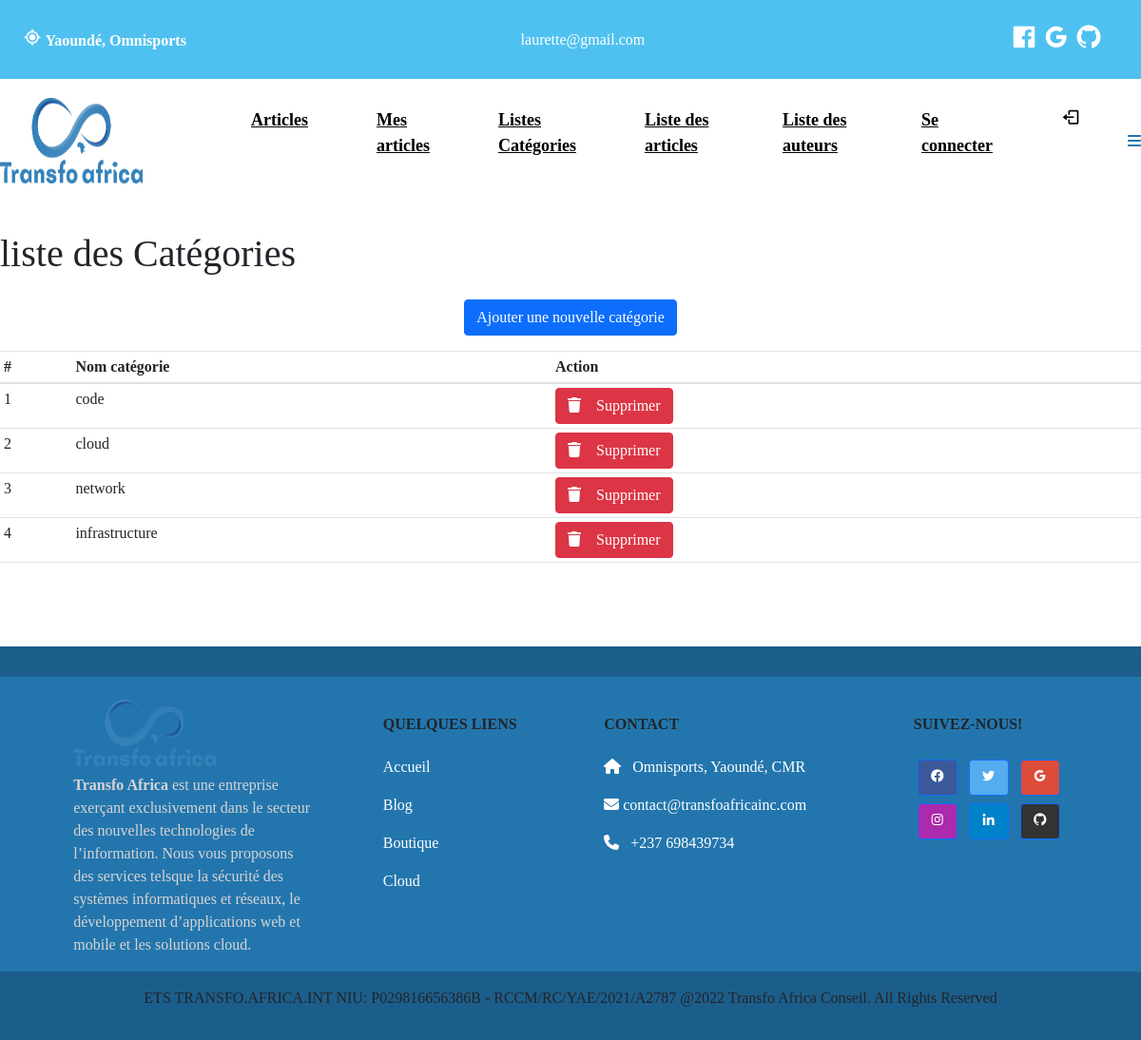
/list_category/ (signed in), run on the app's committed database.
### article/models.py (models this page shows, shortened)
class Category(models.Model):
    name = models.CharField(max_length=255)

### article/views.py (the view)
def list_category (request):
    category = Category.objects.all()
    context = {'category':category}
    return render (request, "category_list.html", context)

### article/templates/category_list.html
{% extends 'base.html' %}
{% block content %}
  {% if user.email == "laurette@gmail.com" %}
  <h1 class="page-header" style="padding-top: 10rem;">liste des Catégories </h1>
  <div class="table-responsive">
    <center><a href="{% url 'add_category'%}" class="btn btn-primary my-3">Ajouter une nouvelle catégorie</a>
    <table class="table  table-hover  table-sm">
      <thead>
        <tr>
          <th>#</th>
          <th>Nom catégorie </th>
          <th>Action</th>
        </tr>
      </thead>
      <tbody>
        {% for category in category %}
          <tr>
            <td>{{forloop.counter}}</td>
            <td>{{ category.name }}</td>
            <td> <a class= "btn btn-danger" onclick="return confDelete();" href="/supprimer_categorie/{{category.id}}"> <i class="fas fa-trash"></i> &ensp; Supprimer</a> </td>
          </tr>
        {% empty %}
          <tr>
            <td colspan="7" class="text-center bg-warning">Aucune Catégorie existante!  </td>
          </tr>
        {% endfor %}
      </tbody>
    </table>
  </div>
  <br>
  <br>
  {% else %}
    <h2 style="padding: 10rem 0rem 15rem 0rem;">Vous n'avez pas le droit d'accéder à cette page!!</h2>
  {% endif %}
{% endblock %}

### article/templates/base.html (shortened to what this page needs)
{% load static %}
<!DOCTYPE html>
<html lang="en">
  <head>
    <link rel="stylesheet" href="{% static 'style/style.css' %}"/>
    <link rel="stylesheet" type="text/css" href="{% static 'fontawesome/css/all.min.css' %}" />
    <link href="{% static 'dist/css/bootstrap.min.css' %}" rel="stylesheet">
    <link href="https://cdn.jsdelivr.net/npm/bootstrap@5.2.3/dist/css/bootstrap.min.css" rel="stylesheet">
    <link rel="stylesheet" href="https://maxcdn.bootstrapcdn.com/bootstrap/4.0.0/css/bootstrap.min.css" />
    <link rel="stylesheet" type="text/css" href="{% static './css/bootstrap.min.css' %}">
    <link href='https://unpkg.com/boxicons@2.1.4/css/boxicons.min.css' rel='stylesheet'>
  </head>
  <body>
      <nav class="nav navbar-expand-lg navbar text-white" style="background-color: #4fc1f0 ;">
        <div class="container-fluid">
              <span class="fw-bold"><i class="bx bx-current-location" style="font-size: 20px;" aria-hidden="true"></i> Yaoundé, Omnisports</span>
              <span>{{ user.email }}</span>
              <div class="icon pt-3">
                  <ul>
                      <a href="#"><i class='bx bxl-facebook-square' style="font-size: 30px; color: #FFFFFF;"></i></a>
                      <a href="#"><i class='bx bxl-google' style="font-size: 30px; color: #FFFFFF;"></i></a>
                      <a href="#"><i class='bx bxl-github' style="font-size: 30px; color: #FFFFFF;"></i></a>
                  </ul>
              </div>
        </div>
      </nav>
      <nav class="navbars">
        <a href="{% url 'home' %}"><img src="{% static 'image/logo1.png'%}" class="logo" width="150px" height="90px" alt=""></a>
        <div class="nav-links">
            <ul>
                <ol class=""> <a href="{% url 'listes_articles' %}"> Articles </a></ol>
                {% if user.is_authenticated %}
                  <ol> <a href="/list_article_filtre"> Mes articles </a></ol>
                  {% if user.email == "laurette@gmail.com" %}
                    <ol> <a href="/list_category"> Listes Catégories </a></ol>
                    <ol><a href="/list_article">Liste des articles</a></ol>
                    <ol><a href="/list_auteur">Liste des auteurs</a></ol>
                  {% endif %}
                {% endif %}
                <ol> <a href="/connexion"> Se connecter </a></ol>
                {% if user.is_authenticated %}
                  <ol> <a href="/deconnexion"> <i class='bx bx-log-out fs-5'></i> </a></ol>
                {% endif %}
            </ul>
        </div>
        <i class="fa-solid fa-bars" style="color: #2376ad;"></i>
      </nav>
      <section>
          {% block content %}{% endblock %}
      </section>
  <footer style="background-color: #2376ad">
    <div class="text-center p-3" style="background-color: rgba(0, 0, 0, 0.2)">
    </div>
    <div class="container p-4 pb-0">
          <section class="">
              <div class="row">
                  <div class="col-md-3 col-lg-3 col-xl-3 mx-auto ">
                      <h6 class="text-uppercase font-weight-bold" >
                          <a href="{% url 'home' %}"> <img src="{% static 'image/logo1.png' %}" class="logo1" width="150px" height="70px" alt=""></a><br>
                      </h6>
                      <p style="color: #d8d4d4;">
                        <strong>Transfo Africa</strong> est une entreprise exerçant exclusivement dans le secteur des nouvelles technologies de l’information.
                        Nous vous proposons des services telsque la sécurité des systèmes informatiques et réseaux, le développement d’applications
                        web et mobile et les solutions cloud.
                      </p>
                  </div>
                  <div class="col-md-2 col-lg-2 col-xl-2 mx-auto mt-3">
                      <h6 class="text-uppercase mb-4 fw-bold">Quelques Liens</h6>
                      <p>
                          <a href="index" class="# text-decoration-none" style="color: #fff;">Accueil</a>
                      </p>
                      <p>
                          <a href="dev_site" class="# text-decoration-none" style="color: #fff;">Blog</a>
                      </p>
                      <p>
                          <a href="pentesting" class="# text-decoration-none" style="color: #fff;">Boutique</a>
                      </p>
                      <p>
                          <a href="cloud" class="# text-decoration-none" style="color: #fff;">Cloud</a>
                      </p>
                  </div>
                  <div class="col-md-4 col-lg-3 col-xl-3 mx-auto mt-3">
                      <h6 class="text-uppercase mb-4 fw-bold">Contact</h6>
                      <p style="color: #FFFFFF;"><i class="fas fa-home"></i>&nbsp;&nbsp;&nbsp;Omnisports, Yaoundé, CMR</p>
                      <p style="color: #FFFFFF;"><i class="fas fa-envelope">&nbsp;&nbsp;&nbsp;</i> contact@transfoafricainc.com</p>
                      <p style="color: #FFFFFF;"><i class="fas fa-phone"></i>&nbsp;&nbsp;&nbsp;+237 698439734</p>
                  </div>
                  <div class="col-md-3 col-lg-2 col-xl-2 mx-auto mt-3">
                      <h6 class="text-uppercase mb-4 fw-bold">Suivez-nous!</h6>
                  <a class="btn btn-primary btn-floating m-1" style="background-color: #3b5998" href="#!" role="button">
                      <i class="bx bxl-facebook-circle"></i></a>
                  <a class="btn btn-primary btn-floating m-1" style="background-color: #55acee" href="#!" role="button" ><i class="bx bxl-twitter"></i></a>
                  <a class="btn btn-primary btn-floating m-1" style="background-color: #dd4b39" href="#!" role="button"><i class="bx bxl-google"></i></a>
                  <a class="btn btn-primary btn-floating m-1" style="background-color: #ac2bac" href="#!" role="button"><i class="bx bxl-instagram"></i></a>
                  <a class="btn btn-primary btn-floating m-1" style="background-color: #0082ca" href="#!" role="button" ><i class="bx bxl-linkedin"></i></a>
                  <a class="btn btn-primary btn-floating m-1" style="background-color: #333333" href="#!" role="button"><i class="bx bxl-github"></i></a>
                  </div>
              </div>
          </section>
      </div>
      <div class="text-center p-3" style="background-color: rgba(0, 0, 0, 0.2)">
          <p>ETS TRANSFO.AFRICA.INT NIU: P029816656386B - RCCM/RC/YAE/2021/A2787 @2022 Transfo Africa Conseil. All Rights Reserved</p>
      </div>
  </footer>
  </body>
</html>

### static/style/style.css (style rules this page uses)
* { padding: 0; margin: 0; text-decoration: none; font-family: 'Comic Sans MS'; }
.navbars { position: absolute; display: flex; justify-content: space-between; width: 100%; box-sizing: border-box; align-items: center; }
.navbars a { color: #fff; }
.nav-links ul { display: flex; justify-content: space-between; }
.nav-links { display: flex; margin: 30px; }
.nav-links ul ol { margin: 0 20px; }
.nav-links ul ol a { color: black; font-weight: bold; font-size: large; }

### data on the page
Category: name "code"
Category: name "cloud"
Category: name "network"
Category: name "infrastructure"

### other printed values
{{ user.email }} "laurette@gmail.com"
